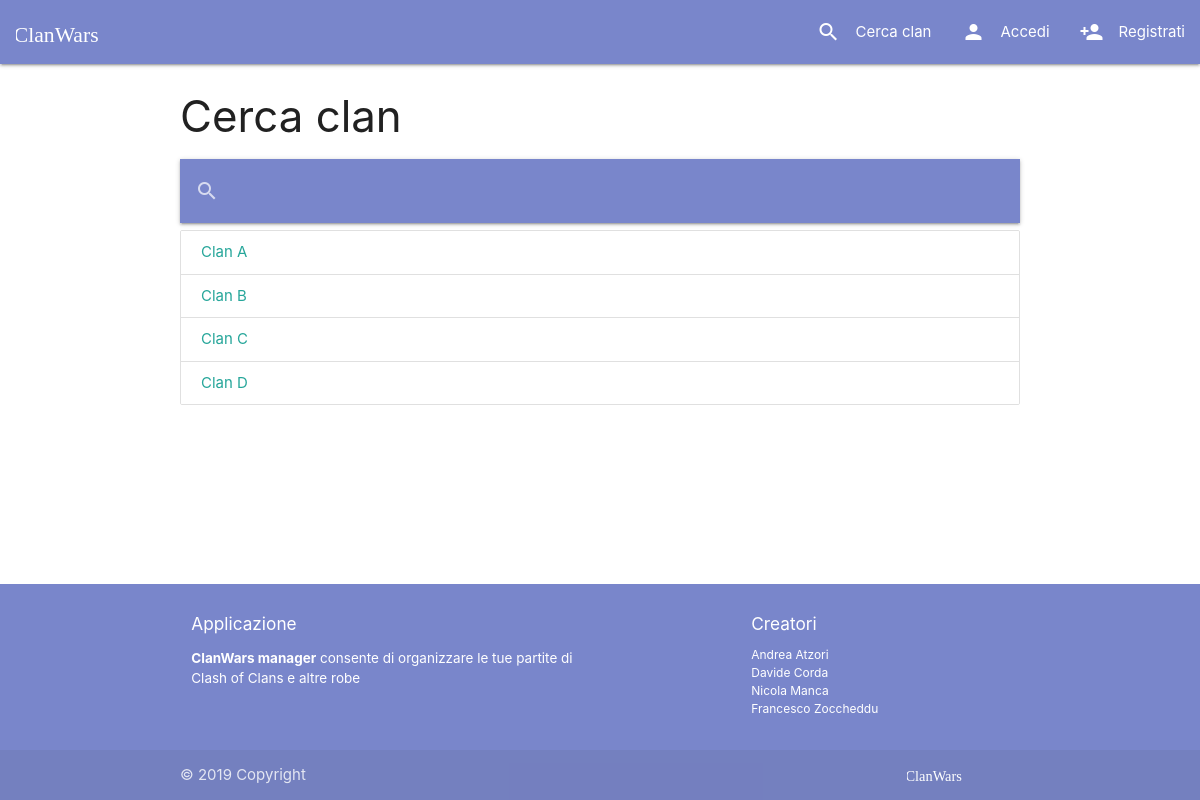
Screenshot of /clans/ with the database file from the repository.
### manager/models.py (models this page shows, shortened)
class Clan(models.Model):
    name = models.CharField(max_length=30)
    clanMaster = models.OneToOneField(User, on_delete=models.CASCADE, related_name="+")
    maxMembers = models.PositiveSmallIntegerField(default=20, validators=[MinValueValidator(1), MaxValueValidator(50)])
    def get_absolute_url(self):
        return reverse("clans_details", kwargs={'pk': self.pk})

### manager/views/clans.py (the view)
# urls.py: path(r'', ClanListView.as_view(), name='clans_list'),
class ClanListView(ListView):
    template_name = "clans/list.html"
    paginate_by = 4
    context_object_name = "clans"
    def get_queryset(self):
        query = self.request.GET.get("q")
        if query is not None:
            return Clan.objects.filter(name__icontains=query)
        return Clan.objects.all()

### manager/templates/clans/list.html (shortened to what this page needs)
{% extends 'base.html' %}
{% block content %}
<h3>Cerca clan</h3>
<nav>
  <div class="nav-wrapper">
    <form>
      <div class="input-field">
        <input id="search" type="search" name="q" value="{{request.GET.q}}">
        <label class="label-icon" for="search"><i class="material-icons">search</i></label>
        <i class="material-icons">close</i>
      </div>
    </form>
  </div>
</nav>
<ul class="collection">
  {% for clan in clans %}
    <a class="collection-item waves-effect" href="{{clan.get_absolute_url}}">{{clan.name}}</a>
  {% endfor %}
</ul>
{% endblock %}

### manager/static/css/style.css (style rules this page uses)
body { display: flex; min-height: 100vh; flex-direction: column; }

### rows the page displays
Clan: name "Clan A"
Clan: name "Clan B"
Clan: name "Clan C"
Clan: name "Clan D"
